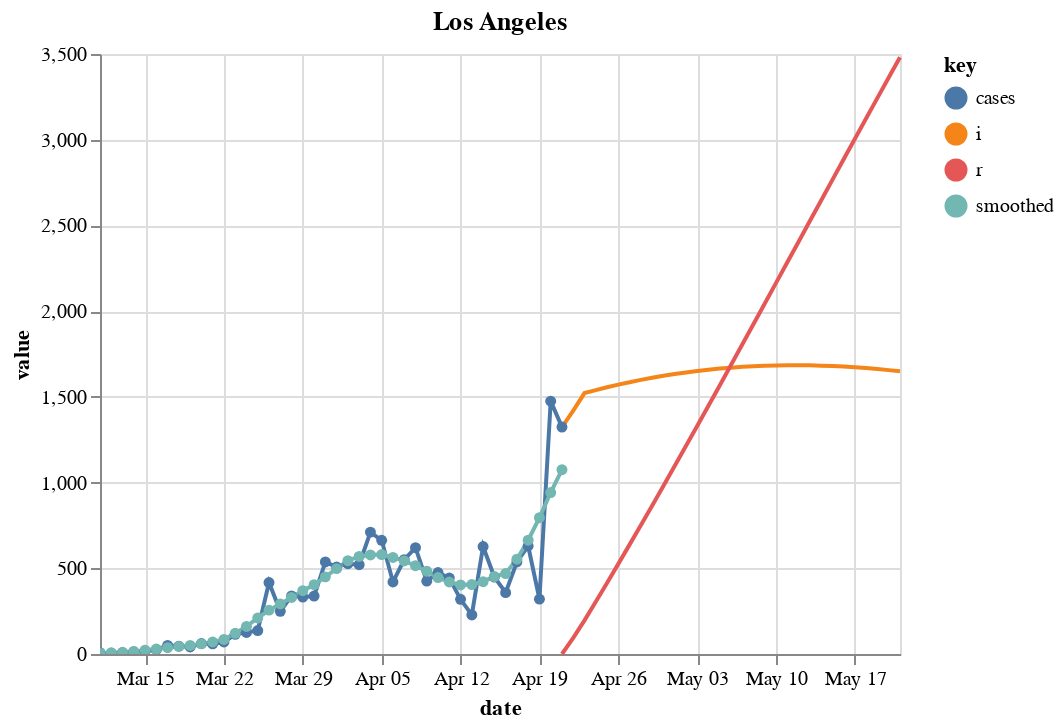

Notebook cell for this chart:
### Code cell
plot_actuals_sir(sir_df, county)

### Figure 1 — Vega-Lite specification as saved in the notebook (floating-point values rounded to 4 significant figures)
{"config": {"view": {"continuousWidth": 400, "continuousHeight": 300}}, "layer": [{"mark": "line", "encoding": {"color": {"type": "nominal", "field": "key"}, "x": {"type": "temporal", "field": "date"}, "y": {"type": "quantitative", "field": "value"}}, "title": ["Los Angeles"], "transform": [{"fold": ["i", "r"]}]}, {"mark": {"type": "line", "clip": true, "point": true}, "encoding": {"color": {"type": "nominal", "field": "key"}, "x": {"type": "temporal", "field": "date"}, "y": {"type": "quantitative", "field": "value"}}, "title": ["Los Angeles"], "transform": [{"fold": ["cases", "smoothed"]}]}], "data": {"name": "data-eb73aa79d1340e79f53b152423241167"}, "$schema": "https://vega.github.io/schema/vega-lite/v4.8.1.json", "datasets": {"data-eb73aa79d1340e79f53b152423241167": [{"date_str": "2020-03-11", "ML": 3.0, "Low_75": 1.3, "High_75": 5.44, "cases": 8.0, "smoothed": 5.0, "date": "2020-03-11T00:00:00", "fcst": 0.0, "prd_lin": 3.014, "prd_spln": 11.01, "prd_ets": null, "prd_loess": 4.35, "s": null, "i": null, "r": null, "b": null}, {"date_str": "2020-03-12", "ML": 3.12, "Low_75": 1.6, "High_75": 4.87, "cases": 4.0, "smoothed": 7.0, "date": "2020-03-12T00:00:00", "fcst": 0.0, "prd_lin": 2.962, "prd_spln": 7.294, "prd_ets": null, "prd_loess": 4.154, "s": null, "i": null, "r": null, "b": null}, {"date_str": "2020-03-13", "ML": 3.25, "Low_75": 1.83, "High_75": 4.63, "cases": 8.0, "smoothed": 10.0, "date": "2020-03-13T00:00:00", "fcst": 0.0, "prd_lin": 2.911, "prd_spln": 5.681, "prd_ets": null, "prd_loess": 3.963, "s": null, "i": null, "r": null, "b": null}, {"date_str": "2020-03-14", "ML": 3.45, "Low_75": 2.19, "High_75": 4.6, "cases": 13.0, "smoothed": 15.0, "date": "2020-03-14T00:00:00", "fcst": 0.0, "prd_lin": 2.859, "prd_spln": 4.73, "prd_ets": null, "prd_loess": 3.779, "s": null, "i": null, "r": null, "b": null}, {"date_str": "2020-03-15", "ML": 3.53, "Low_75": 2.44, "High_75": 4.47, "cases": 16.0, "smoothed": 22.0, "date": "2020-03-15T00:00:00", "fcst": 0.0, "prd_lin": 2.807, "prd_spln": 4.087, "prd_ets": 3.511, "prd_loess": 3.601, "s": null, "i": null, "r": null, "b": null}, {"date_str": "2020-03-16", "ML": 3.33, "Low_75": 2.43, "High_75": 4.14, "cases": 25.0, "smoothed": 29.0, "date": "2020-03-16T00:00:00", "fcst": 0.0, "prd_lin": 2.755, "prd_spln": 3.616, "prd_ets": 3.438, "prd_loess": 3.429, "s": null, "i": null, "r": null, "b": null}, {"date_str": "2020-03-17", "ML": 3.12, "Low_75": 2.37, "High_75": 3.85, "cases": 50.0, "smoothed": 37.0, "date": "2020-03-17T00:00:00", "fcst": 0.0, "prd_lin": 2.703, "prd_spln": 3.256, "prd_ets": 3.228, "prd_loess": 3.264, "s": null, "i": null, "r": null, "b": null}, {"date_str": "2020-03-18", "ML": 2.84, "Low_75": 2.13, "High_75": 3.45, "cases": 46.0, "smoothed": 44.0, "date": "2020-03-18T00:00:00", "fcst": 0.0, "prd_lin": 2.652, "prd_spln": 2.971, "prd_ets": 3.011, "prd_loess": 3.104, "s": null, "i": null, "r": null, "b": null}, {"date_str": "2020-03-19", "ML": 2.56, "Low_75": 1.9, "High_75": 3.11, "cases": 41.0, "smoothed": 50.0, "date": "2020-03-19T00:00:00", "fcst": 0.0, "prd_lin": 2.6, "prd_spln": 2.741, "prd_ets": 2.708, "prd_loess": 2.95, "s": null, "i": null, "r": null, "b": null}, {"date_str": "2020-03-20", "ML": 2.44, "Low_75": 1.81, "High_75": 2.94, "cases": 61.0, "smoothed": 59.0, "date": "2020-03-20T00:00:00", "fcst": 0.0, "prd_lin": 2.548, "prd_spln": 2.551, "prd_ets": 2.416, "prd_loess": 2.802, "s": null, "i": null, "r": null, "b": null}, {"date_str": "2020-03-21", "ML": 2.36, "Low_75": 1.78, "High_75": 2.84, "cases": 59.0, "smoothed": 70.0, "date": "2020-03-21T00:00:00", "fcst": 0.0, "prd_lin": 2.496, "prd_spln": 2.392, "prd_ets": 2.331, "prd_loess": 2.66, "s": null, "i": null, "r": null, "b": null}, {"date_str": "2020-03-22", "ML": 2.36, "Low_75": 1.84, "High_75": 2.83, "cases": 70.0, "smoothed": 85.0, "date": "2020-03-22T00:00:00", "fcst": 0.0, "prd_lin": 2.444, "prd_spln": 2.257, "prd_ets": 2.28, "prd_loess": 2.524, "s": null, "i": null, "r": null, "b": null}, {"date_str": "2020-03-23", "ML": 2.77, "Low_75": 2.25, "High_75": 3.17, "cases": 115.0, "smoothed": 121.0, "date": "2020-03-23T00:00:00", "fcst": 0.0, "prd_lin": 2.393, "prd_spln": 2.141, "prd_ets": 2.317, "prd_loess": 2.394, "s": null, "i": null, "r": null, "b": null}, {"date_str": "2020-03-24", "ML": 2.86, "Low_75": 2.4, "High_75": 3.23, "cases": 126.0, "smoothed": 161.0, "date": "2020-03-24T00:00:00", "fcst": 0.0, "prd_lin": 2.341, "prd_spln": 2.04, "prd_ets": 2.852, "prd_loess": 2.27, "s": null, "i": null, "r": null, "b": null}, {"date_str": "2020-03-25", "ML": 2.86, "Low_75": 2.45, "High_75": 3.2, "cases": 137.0, "smoothed": 210.0, "date": "2020-03-25T00:00:00", "fcst": 0.0, "prd_lin": 2.289, "prd_spln": 1.952, "prd_ets": 2.928, "prd_loess": 2.152, "s": null, "i": null, "r": null, "b": null}, {"date_str": "2020-03-26", "ML": 2.64, "Low_75": 2.25, "High_75": 2.94, "cases": 417.0, "smoothed": 256.0, "date": "2020-03-26T00:00:00", "fcst": 0.0, "prd_lin": 2.237, "prd_spln": 1.875, "prd_ets": 2.897, "prd_loess": 2.04, "s": null, "i": null, "r": null, "b": null}, {"date_str": "2020-03-27", "ML": 2.29, "Low_75": 1.92, "High_75": 2.57, "cases": 249.0, "smoothed": 292.0, "date": "2020-03-27T00:00:00", "fcst": 0.0, "prd_lin": 2.185, "prd_spln": 1.807, "prd_ets": 2.603, "prd_loess": 1.933, "s": null, "i": null, "r": null, "b": null}, {"date_str": "2020-03-28", "ML": 2.08, "Low_75": 1.73, "High_75": 2.35, "cases": 339.0, "smoothed": 330.0, "date": "2020-03-28T00:00:00", "fcst": 0.0, "prd_lin": 2.134, "prd_spln": 1.746, "prd_ets": 2.18, "prd_loess": 1.833, "s": null, "i": null, "r": null, "b": null}, {"date_str": "2020-03-29", "ML": 1.93, "Low_75": 1.58, "High_75": 2.18, "cases": 332.0, "smoothed": 369.0, "date": "2020-03-29T00:00:00", "fcst": 0.0, "prd_lin": 2.082, "prd_spln": 1.691, "prd_ets": 1.966, "prd_loess": 1.738, "s": null, "i": null, "r": null, "b": null}, {"date_str": "2020-03-30", "ML": 1.78, "Low_75": 1.44, "High_75": 2.02, "cases": 338.0, "smoothed": 404.0, "date": "2020-03-30T00:00:00", "fcst": 0.0, "prd_lin": 2.03, "prd_spln": 1.642, "prd_ets": 1.829, "prd_loess": 1.649, "s": null, "i": null, "r": null, "b": null}, {"date_str": "2020-03-31", "ML": 1.76, "Low_75": 1.45, "High_75": 2.01, "cases": 537.0, "smoothed": 450.0, "date": "2020-03-31T00:00:00", "fcst": 0.0, "prd_lin": 1.978, "prd_spln": 1.599, "prd_ets": 1.687, "prd_loess": 1.564, "s": null, "i": null, "r": null, "b": null}, {"date_str": "2020-04-01", "ML": 1.73, "Low_75": 1.43, "High_75": 1.97, "cases": 507.0, "smoothed": 498.0, "date": "2020-04-01T00:00:00", "fcst": 0.0, "prd_lin": 1.926, "prd_spln": 1.559, "prd_ets": 1.704, "prd_loess": 1.483, "s": null, "i": null, "r": null, "b": null}, {"date_str": "2020-04-02", "ML": 1.67, "Low_75": 1.39, "High_75": 1.91, "cases": 527.0, "smoothed": 544.0, "date": "2020-04-02T00:00:00", "fcst": 0.0, "prd_lin": 1.875, "prd_spln": 1.523, "prd_ets": 1.692, "prd_loess": 1.405, "s": null, "i": null, "r": null, "b": null}, {"date_str": "2020-04-03", "ML": 1.47, "Low_75": 1.18, "High_75": 1.69, "cases": 521.0, "smoothed": 569.0, "date": "2020-04-03T00:00:00", "fcst": 0.0, "prd_lin": 1.823, "prd_spln": 1.491, "prd_ets": 1.634, "prd_loess": 1.325, "s": null, "i": null, "r": null, "b": null}, {"date_str": "2020-04-04", "ML": 1.26, "Low_75": 0.97, "High_75": 1.48, "cases": 711.0, "smoothed": 578.0, "date": "2020-04-04T00:00:00", "fcst": 0.0, "prd_lin": 1.771, "prd_spln": 1.461, "prd_ets": 1.399, "prd_loess": 1.258, "s": null, "i": null, "r": null, "b": null}, {"date_str": "2020-04-05", "ML": 1.13, "Low_75": 0.83, "High_75": 1.34, "cases": 663.0, "smoothed": 580.0, "date": "2020-04-05T00:00:00", "fcst": 0.0, "prd_lin": 1.719, "prd_spln": 1.434, "prd_ets": 1.167, "prd_loess": 1.207, "s": null, "i": null, "r": null, "b": null}, {"date_str": "2020-04-06", "ML": 0.94, "Low_75": 0.65, "High_75": 1.16, "cases": 420.0, "smoothed": 563.0, "date": "2020-04-06T00:00:00", "fcst": 0.0, "prd_lin": 1.667, "prd_spln": 1.409, "prd_ets": 1.046, "prd_loess": 1.17, "s": null, "i": null, "r": null, "b": null}, {"date_str": "2020-04-07", "ML": 0.83, "Low_75": 0.53, "High_75": 1.05, "cases": 550.0, "smoothed": 543.0, "date": "2020-04-07T00:00:00", "fcst": 0.0, "prd_lin": 1.616, "prd_spln": 1.386, "prd_ets": 0.8455, "prd_loess": 1.145, "s": null, "i": null, "r": null, "b": null}, {"date_str": "2020-04-08", "ML": 0.72, "Low_75": 0.41, "High_75": 0.94, "cases": 620.0, "smoothed": 515.0, "date": "2020-04-08T00:00:00", "fcst": 0.0, "prd_lin": 1.564, "prd_spln": 1.364, "prd_ets": 0.7504, "prd_loess": 1.131, "s": null, "i": null, "r": null, "b": null}, {"date_str": "2020-04-09", "ML": 0.63, "Low_75": 0.31, "High_75": 0.85, "cases": 425.0, "smoothed": 483.0, "date": "2020-04-09T00:00:00", "fcst": 0.0, "prd_lin": 1.512, "prd_spln": 1.344, "prd_ets": 0.6485, "prd_loess": 1.129, "s": null, "i": null, "r": null, "b": null}, {"date_str": "2020-04-10", "ML": 0.52, "Low_75": 0.23, "High_75": 0.77, "cases": 475.0, "smoothed": 446.0, "date": "2020-04-10T00:00:00", "fcst": 0.0, "prd_lin": 1.46, "prd_spln": 1.326, "prd_ets": 0.568, "prd_loess": 1.137, "s": null, "i": null, "r": null, "b": null}, {"date_str": "2020-04-11", "ML": 0.54, "Low_75": 0.22, "High_75": 0.78, "cases": 443.0, "smoothed": 420.0, "date": "2020-04-11T00:00:00", "fcst": 0.0, "prd_lin": 1.408, "prd_spln": 1.308, "prd_ets": 0.458, "prd_loess": 1.156, "s": null, "i": null, "r": null, "b": null}, {"date_str": "2020-04-12", "ML": 0.62, "Low_75": 0.32, "High_75": 0.89, "cases": 319.0, "smoothed": 403.0, "date": "2020-04-12T00:00:00", "fcst": 0.0, "prd_lin": 1.357, "prd_spln": 1.291, "prd_ets": 0.5116, "prd_loess": 1.186, "s": null, "i": null, "r": null, "b": null}, {"date_str": "2020-04-13", "ML": 0.83, "Low_75": 0.51, "High_75": 1.09, "cases": 228.0, "smoothed": 405.0, "date": "2020-04-13T00:00:00", "fcst": 0.0, "prd_lin": 1.305, "prd_spln": 1.276, "prd_ets": 0.6253, "prd_loess": 1.226, "s": null, "i": null, "r": null, "b": null}, {"date_str": "2020-04-14", "ML": 1.06, "Low_75": 0.77, "High_75": 1.34, "cases": 627.0, "smoothed": 422.0, "date": "2020-04-14T00:00:00", "fcst": 0.0, "prd_lin": 1.253, "prd_spln": 1.261, "prd_ets": 0.8871, "prd_loess": 1.276, "s": null, "i": null, "r": null, "b": null}, {"date_str": "2020-04-15", "ML": 1.28, "Low_75": 0.97, "High_75": 1.53, "cases": 449.0, "smoothed": 452.0, "date": "2020-04-15T00:00:00", "fcst": 0.0, "prd_lin": 1.201, "prd_spln": 1.246, "prd_ets": 1.15, "prd_loess": 1.337, "s": null, "i": null, "r": null, "b": null}, {"date_str": "2020-04-16", "ML": 1.27, "Low_75": 0.96, "High_75": 1.51, "cases": 358.0, "smoothed": 469.0, "date": "2020-04-16T00:00:00", "fcst": 0.0, "prd_lin": 1.149, "prd_spln": 1.232, "prd_ets": 1.386, "prd_loess": 1.409, "s": null, "i": null, "r": null, "b": null}, {"date_str": "2020-04-17", "ML": 1.77, "Low_75": 1.47, "High_75": 2.0, "cases": 537.0, "smoothed": 553.0, "date": "2020-04-17T00:00:00", "fcst": 0.0, "prd_lin": 1.098, "prd_spln": 1.219, "prd_ets": 1.325, "prd_loess": 1.492, "s": null, "i": null, "r": null, "b": null}, {"date_str": "2020-04-18", "ML": 2.08, "Low_75": 1.79, "High_75": 2.29, "cases": 630.0, "smoothed": 664.0, "date": "2020-04-18T00:00:00", "fcst": 0.0, "prd_lin": 1.046, "prd_spln": 1.207, "prd_ets": 1.929, "prd_loess": 1.585, "s": null, "i": null, "r": null, "b": null}, {"date_str": "2020-04-19", "ML": 2.19, "Low_75": 1.94, "High_75": 2.4, "cases": 320.0, "smoothed": 795.0, "date": "2020-04-19T00:00:00", "fcst": 0.0, "prd_lin": 0.994, "prd_spln": 1.194, "prd_ets": 2.246, "prd_loess": 1.688, "s": null, "i": null, "r": null, "b": null}, {"date_str": "2020-04-20", "ML": 2.19, "Low_75": 1.95, "High_75": 2.38, "cases": 1475.0, "smoothed": 942.0, "date": "2020-04-20T00:00:00", "fcst": 0.0, "prd_lin": 0.9422, "prd_spln": 1.183, "prd_ets": 2.308, "prd_loess": 1.803, "s": null, "i": null, "r": null, "b": null}, {"date_str": "2020-04-21", "ML": 2.01, "Low_75": 1.77, "High_75": 2.18, "cases": 1324.0, "smoothed": 1075.0, "date": "2020-04-21T00:00:00", "fcst": 0.0, "prd_lin": 0.9045, "prd_spln": 1.171, "prd_ets": 2.254, "prd_loess": 1.928, "s": 13000000.0, "i": 1324.0, "r": 0.0, "b": 1.105e-08}, {"date_str": "2020-04-22", "ML": null, "Low_75": null, "High_75": null, "cases": null, "smoothed": null, "date": "2020-04-22T00:00:00", "fcst": 1.0, "prd_lin": 0.8477, "prd_spln": 1.16, "prd_ets": 1.998, "prd_loess": 2.064, "s": 13000000.0, "i": 1420.0, "r": 94.57, "b": 1.105e-08}, {"date_str": "2020-04-23", "ML": null, "Low_75": null, "High_75": null, "cases": null, "smoothed": null, "date": "2020-04-23T00:00:00", "fcst": 1.0, "prd_lin": 0.7911, "prd_spln": 1.149, "prd_ets": 1.989, "prd_loess": 2.211, "s": 13000000.0, "i": 1522.0, "r": 196.0, "b": 6.374e-09}, {"date_str": "2020-04-24", "ML": null, "Low_75": null, "High_75": null, "cases": null, "smoothed": null, "date": "2020-04-24T00:00:00", "fcst": 1.0, "prd_lin": 0.7347, "prd_spln": 1.139, "prd_ets": 1.981, "prd_loess": 2.368, "s": 13000000.0, "i": 1539.0, "r": 304.7, "b": 6.314e-09}, {"date_str": "2020-04-25", "ML": null, "Low_75": null, "High_75": null, "cases": null, "smoothed": null, "date": "2020-04-25T00:00:00", "fcst": 1.0, "prd_lin": 0.6787, "prd_spln": 1.128, "prd_ets": 1.975, "prd_loess": 2.535, "s": 13000000.0, "i": 1556.0, "r": 414.6, "b": 6.257e-09}, {"date_str": "2020-04-26", "ML": null, "Low_75": null, "High_75": null, "cases": null, "smoothed": null, "date": "2020-04-26T00:00:00", "fcst": 1.0, "prd_lin": 0.6233, "prd_spln": 1.118, "prd_ets": 1.971, "prd_loess": 2.713, "s": 13000000.0, "i": 1571.0, "r": 525.7, "b": 6.2e-09}, {"date_str": "2020-04-27", "ML": null, "Low_75": null, "High_75": null, "cases": null, "smoothed": null, "date": "2020-04-27T00:00:00", "fcst": 1.0, "prd_lin": 0.5686, "prd_spln": 1.109, "prd_ets": 1.967, "prd_loess": 2.902, "s": 13000000.0, "i": 1585.0, "r": 638.0, "b": 6.145e-09}, {"date_str": "2020-04-28", "ML": null, "Low_75": null, "High_75": null, "cases": null, "smoothed": null, "date": "2020-04-28T00:00:00", "fcst": 1.0, "prd_lin": 0.5147, "prd_spln": 1.099, "prd_ets": 1.964, "prd_loess": 3.101, "s": 13000000.0, "i": 1599.0, "r": 751.2, "b": 6.092e-09}, {"date_str": "2020-04-29", "ML": null, "Low_75": null, "High_75": null, "cases": null, "smoothed": null, "date": "2020-04-29T00:00:00", "fcst": 1.0, "prd_lin": 0.4618, "prd_spln": 1.09, "prd_ets": 1.961, "prd_loess": 3.31, "s": 13000000.0, "i": 1611.0, "r": 865.4, "b": 6.04e-09}, {"date_str": "2020-04-30", "ML": null, "Low_75": null, "High_75": null, "cases": null, "smoothed": null, "date": "2020-04-30T00:00:00", "fcst": 1.0, "prd_lin": 0.41, "prd_spln": 1.081, "prd_ets": 1.959, "prd_loess": 3.529, "s": 13000000.0, "i": 1623.0, "r": 980.5, "b": 5.989e-09}, {"date_str": "2020-05-01", "ML": null, "Low_75": null, "High_75": null, "cases": null, "smoothed": null, "date": "2020-05-01T00:00:00", "fcst": 1.0, "prd_lin": 0.3594, "prd_spln": 1.072, "prd_ets": 1.958, "prd_loess": 3.759, "s": 13000000.0, "i": 1633.0, "r": 1096.0, "b": 5.939e-09}, {"date_str": "2020-05-02", "ML": null, "Low_75": null, "High_75": null, "cases": null, "smoothed": null, "date": "2020-05-02T00:00:00", "fcst": 1.0, "prd_lin": 0.3103, "prd_spln": 1.063, "prd_ets": 1.956, "prd_loess": 3.999, "s": 13000000.0, "i": 1642.0, "r": 1213.0, "b": 5.891e-09}, {"date_str": "2020-05-03", "ML": null, "Low_75": null, "High_75": null, "cases": null, "smoothed": null, "date": "2020-05-03T00:00:00", "fcst": 1.0, "prd_lin": 0.263, "prd_spln": 1.055, "prd_ets": 1.955, "prd_loess": 4.248, "s": 13000000.0, "i": 1651.0, "r": 1330.0, "b": 5.844e-09}, {"date_str": "2020-05-04", "ML": null, "Low_75": null, "High_75": null, "cases": null, "smoothed": null, "date": "2020-05-04T00:00:00", "fcst": 1.0, "prd_lin": 0.2179, "prd_spln": 1.047, "prd_ets": 1.955, "prd_loess": 4.508, "s": 13000000.0, "i": 1658.0, "r": 1448.0, "b": 5.798e-09}, {"date_str": "2020-05-05", "ML": null, "Low_75": null, "High_75": null, "cases": null, "smoothed": null, "date": "2020-05-05T00:00:00", "fcst": 1.0, "prd_lin": 0.1755, "prd_spln": 1.039, "prd_ets": 1.954, "prd_loess": 4.778, "s": 13000000.0, "i": 1665.0, "r": 1567.0, "b": 5.752e-09}, {"date_str": "2020-05-06", "ML": null, "Low_75": null, "High_75": null, "cases": null, "smoothed": null, "date": "2020-05-06T00:00:00", "fcst": 1.0, "prd_lin": 0.1362, "prd_spln": 1.031, "prd_ets": 1.953, "prd_loess": 5.058, "s": 13000000.0, "i": 1670.0, "r": 1686.0, "b": 5.708e-09}, {"date_str": "2020-05-07", "ML": null, "Low_75": null, "High_75": null, "cases": null, "smoothed": null, "date": "2020-05-07T00:00:00", "fcst": 1.0, "prd_lin": 0.1004, "prd_spln": 1.023, "prd_ets": 1.953, "prd_loess": 5.347, "s": 13000000.0, "i": 1675.0, "r": 1805.0, "b": 5.665e-09}, {"date_str": "2020-05-08", "ML": null, "Low_75": null, "High_75": null, "cases": null, "smoothed": null, "date": "2020-05-08T00:00:00", "fcst": 1.0, "prd_lin": 0.06851, "prd_spln": 1.015, "prd_ets": 1.953, "prd_loess": 5.647, "s": 13000000.0, "i": 1679.0, "r": 1925.0, "b": 5.623e-09}, {"date_str": "2020-05-09", "ML": null, "Low_75": null, "High_75": null, "cases": null, "smoothed": null, "date": "2020-05-09T00:00:00", "fcst": 1.0, "prd_lin": 0.04103, "prd_spln": 1.008, "prd_ets": 1.952, "prd_loess": 5.956, "s": 13000000.0, "i": 1681.0, "r": 2045.0, "b": 5.581e-09}, {"date_str": "2020-05-10", "ML": null, "Low_75": null, "High_75": null, "cases": null, "smoothed": null, "date": "2020-05-10T00:00:00", "fcst": 1.0, "prd_lin": 0.01835, "prd_spln": 1.001, "prd_ets": 1.952, "prd_loess": 6.275, "s": 13000000.0, "i": 1683.0, "r": 2165.0, "b": 5.54e-09}, {"date_str": "2020-05-11", "ML": null, "Low_75": null, "High_75": null, "cases": null, "smoothed": null, "date": "2020-05-11T00:00:00", "fcst": 1.0, "prd_lin": 0.000904, "prd_spln": 0.9937, "prd_ets": 1.952, "prd_loess": 6.603, "s": 13000000.0, "i": 1684.0, "r": 2285.0, "b": 5.501e-09}, {"date_str": "2020-05-12", "ML": null, "Low_75": null, "High_75": null, "cases": null, "smoothed": null, "date": "2020-05-12T00:00:00", "fcst": 1.0, "prd_lin": -0.01106, "prd_spln": 0.9868, "prd_ets": 1.952, "prd_loess": 6.942, "s": 13000000.0, "i": 1684.0, "r": 2405.0, "b": 5.462e-09}, {"date_str": "2020-05-13", "ML": null, "Low_75": null, "High_75": null, "cases": null, "smoothed": null, "date": "2020-05-13T00:00:00", "fcst": 1.0, "prd_lin": -0.01792, "prd_spln": 0.9799, "prd_ets": 1.952, "prd_loess": 7.29, "s": 13000000.0, "i": 1684.0, "r": 2526.0, "b": 5.423e-09}, {"date_str": "2020-05-14", "ML": null, "Low_75": null, "High_75": null, "cases": null, "smoothed": null, "date": "2020-05-14T00:00:00", "fcst": 1.0, "prd_lin": -0.02027, "prd_spln": 0.9732, "prd_ets": 1.952, "prd_loess": 7.647, "s": 13000000.0, "i": 1682.0, "r": 2646.0, "b": 5.386e-09}, {"date_str": "2020-05-15", "ML": null, "Low_75": null, "High_75": null, "cases": null, "smoothed": null, "date": "2020-05-15T00:00:00", "fcst": 1.0, "prd_lin": -0.01866, "prd_spln": 0.9666, "prd_ets": 1.952, "prd_loess": 8.015, "s": 13000000.0, "i": 1680.0, "r": 2766.0, "b": 5.349e-09}, {"date_str": "2020-05-16", "ML": null, "Low_75": null, "High_75": null, "cases": null, "smoothed": null, "date": "2020-05-16T00:00:00", "fcst": 1.0, "prd_lin": -0.01365, "prd_spln": 0.9602, "prd_ets": 1.952, "prd_loess": 8.391, "s": 13000000.0, "i": 1676.0, "r": 2886.0, "b": 5.313e-09}, {"date_str": "2020-05-17", "ML": null, "Low_75": null, "High_75": null, "cases": null, "smoothed": null, "date": "2020-05-17T00:00:00", "fcst": 1.0, "prd_lin": -0.005814, "prd_spln": 0.9538, "prd_ets": 1.951, "prd_loess": 8.777, "s": 13000000.0, "i": 1672.0, "r": 3006.0, "b": 5.278e-09}, {"date_str": "2020-05-18", "ML": null, "Low_75": null, "High_75": null, "cases": null, "smoothed": null, "date": "2020-05-18T00:00:00", "fcst": 1.0, "prd_lin": 0.004284, "prd_spln": 0.9476, "prd_ets": 1.951, "prd_loess": 9.173, "s": 13000000.0, "i": 1668.0, "r": 3125.0, "b": 5.243e-09}, {"date_str": "2020-05-19", "ML": null, "Low_75": null, "High_75": null, "cases": null, "smoothed": null, "date": "2020-05-19T00:00:00", "fcst": 1.0, "prd_lin": 0.01608, "prd_spln": 0.9415, "prd_ets": 1.951, "prd_loess": 9.578, "s": 13000000.0, "i": 1662.0, "r": 3244.0, "b": 5.209e-09}, {"date_str": "2020-05-20", "ML": null, "Low_75": null, "High_75": null, "cases": null, "smoothed": null, "date": "2020-05-20T00:00:00", "fcst": 1.0, "prd_lin": 0.029, "prd_spln": 0.9355, "prd_ets": 1.951, "prd_loess": 9.993, "s": 12990000.0, "i": 1656.0, "r": 3363.0, "b": 5.175e-09}, {"date_str": "2020-05-21", "ML": null, "Low_75": null, "High_75": null, "cases": null, "smoothed": null, "date": "2020-05-21T00:00:00", "fcst": 1.0, "prd_lin": 0.04249, "prd_spln": 0.9296, "prd_ets": 1.951, "prd_loess": 10.42, "s": 12990000.0, "i": 1649.0, "r": 3481.0, "b": 5.142e-09}]}}
